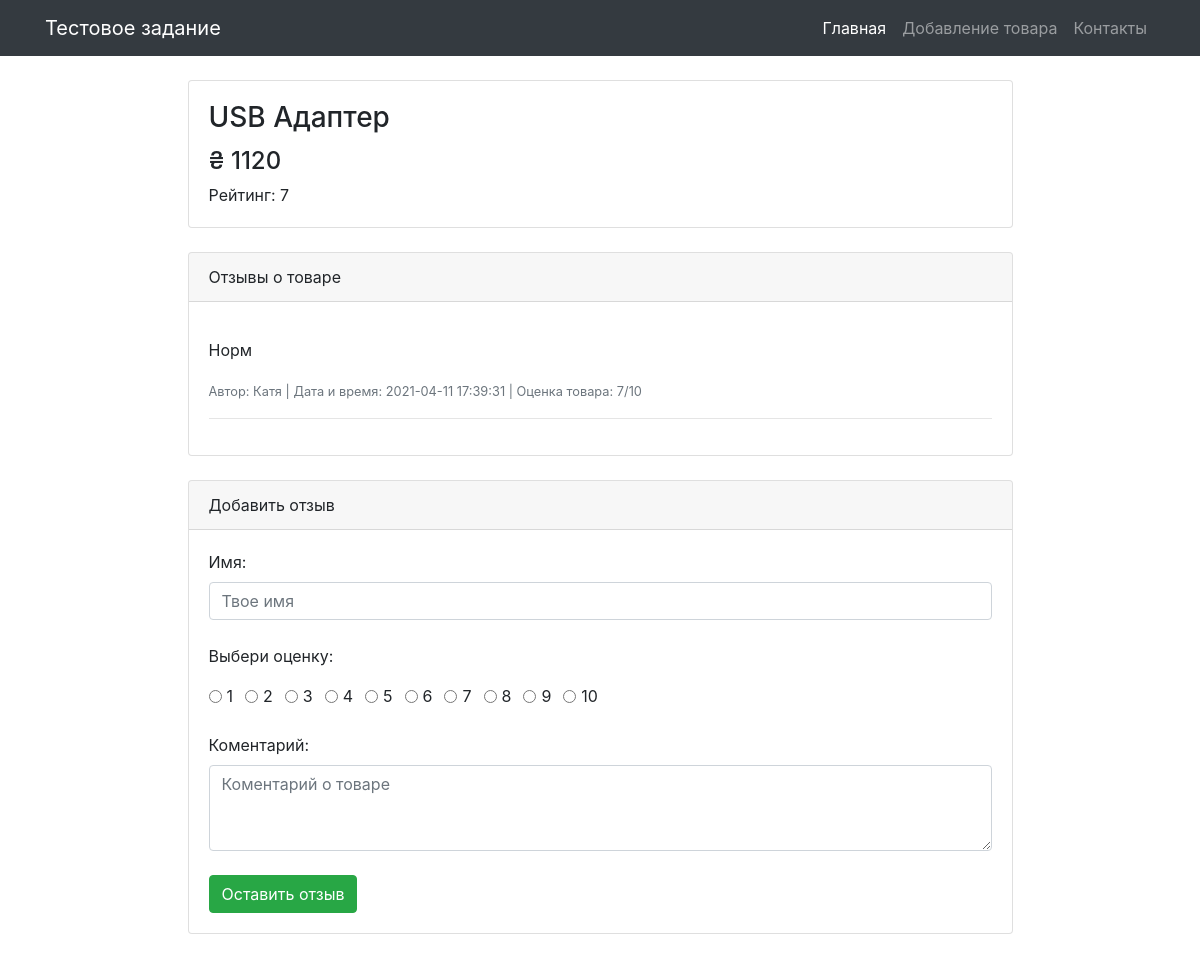
The page /product.php?id=9 on the database its author committed.
### tables this page shows
CREATE TABLE `goods` (
  `id` int(10) NOT NULL,
  `product_name` varchar(512) DEFAULT NULL,
  `picture_url` varchar(512) DEFAULT NULL,
  `price` int(11) DEFAULT NULL,
  `user_name` varchar(256) DEFAULT NULL,
  `created_at` datetime NOT NULL DEFAULT CURRENT_TIMESTAMP
);

CREATE TABLE `reviews` (
  `id` int(10) NOT NULL,
  `good_id` int(11) NOT NULL,
  `user_name` varchar(512) DEFAULT NULL,
  `comment` text,
  `rating` tinyint(4) NOT NULL,
  `created_at` datetime NOT NULL DEFAULT CURRENT_TIMESTAMP
);

### product.php (the view, shortened to what this page needs)
<?php
require_once('db.php');
if(isset($_GET["id"])){
  $product_id = htmlspecialchars($_GET["id"]);
} else {
  echo "Такого товара не существует";
  die();
}
$result = $conn->query('SELECT * FROM shop.goods WHERE id = ' . $product_id);
$product_info = $result->fetch_assoc();
$result2 = $conn->query('SELECT * FROM shop.reviews WHERE good_id = ' . $product_id);
$product_reviews[] = NULL;
if ($result2->num_rows > 0) {
  while($row = $result2->fetch_assoc()) {
    $product_reviews[] = $row;
  }
}
$average_rating = 0;
$counter = 0;
foreach ($product_reviews as $product_review) {
  if(isset($product_review["rating"]))
  {
    $average_rating += $product_review["rating"];
    $counter++;
  }
}
if($counter>0)
{
  $average_rating = round($average_rating / $counter);
}
require_once('header.php');
?>
<div class="container">
  <div class="row d-flex justify-content-center">
      <div class="col-lg-9">
        <div class="card mt-4">
          <div class="card-body">
            <h3 class="card-title"><?php echo $product_info["product_name"]; ?></h3>
            <h4>₴ <?php echo $product_info["price"]; ?></h4>
            <p class="card-text">Рейтинг: <?php echo $average_rating ?> </p>
          </div>
        </div>
        <div class="card card-outline-secondary my-4">
          <div class="card-header">
            Отзывы о товаре
          </div>
          <div class="card-body">
            <?php
            foreach ($product_reviews as $product_review) {
              echo "<p>" . $product_review["comment"] . "</p>";
              if($product_review["user_name"]!=null && $product_review["user_name"]!="")
              {
                echo "<small class=\"text-muted\"> Автор: " . $product_review["user_name"] . " | Дата и время: " . $product_review["created_at"] .  " | Оценка товара: ". $product_review["rating"] . "/10 </small><hr>";
              };
            };
            ?>
          </div>
          </div>
          <div class="card card-outline-secondary my-4">
            <div class="card-header">
              Добавить отзыв
            </div>
            <div class="card-body">
            <form action="" method="post">
                <label for="userName1" class="form-label">Имя:</label>
                <input type="text" name="user_name" class="form-control" id="userName1" placeholder="Твое имя" required>
                 <br>
                 <p>Выбери оценку:</p>
                <?php
                  for ($i=1; $i <= 10 ; $i++) {
                      echo('<div class="form-check form-check-inline">
                        <input class="form-check-input" type="radio" name="rating" id="inlineCheckbox1" value="'.$i.'" required>
                        <label class="form-check-label" for="inlineCheckbox1">'.$i.'</label>
                      </div>');
                    };
               ?>
               <br><br>
               <label for="comment1" class="form-label">Коментарий:</label>
                <textarea class="form-control" name="comment" id="comment1" rows="3" placeholder="Коментарий о товаре" required></textarea>
                <br>
              <input type="submit" name="submit" value="Оставить отзыв" class="btn btn-success"></input>
            </form>
          </div>
        </div>
  </div>
  </div></div>

### css/shop-item.css (style rules this page uses)
body { padding-top: 56px; }

### rows shown on the page
goods: product_name "USB Адаптер", price "1120"
reviews: comment "Норм", user_name "Катя", created_at "2021-04-11 17:39:31", rating "7"

### other values the page prints
$average_rating "7"
